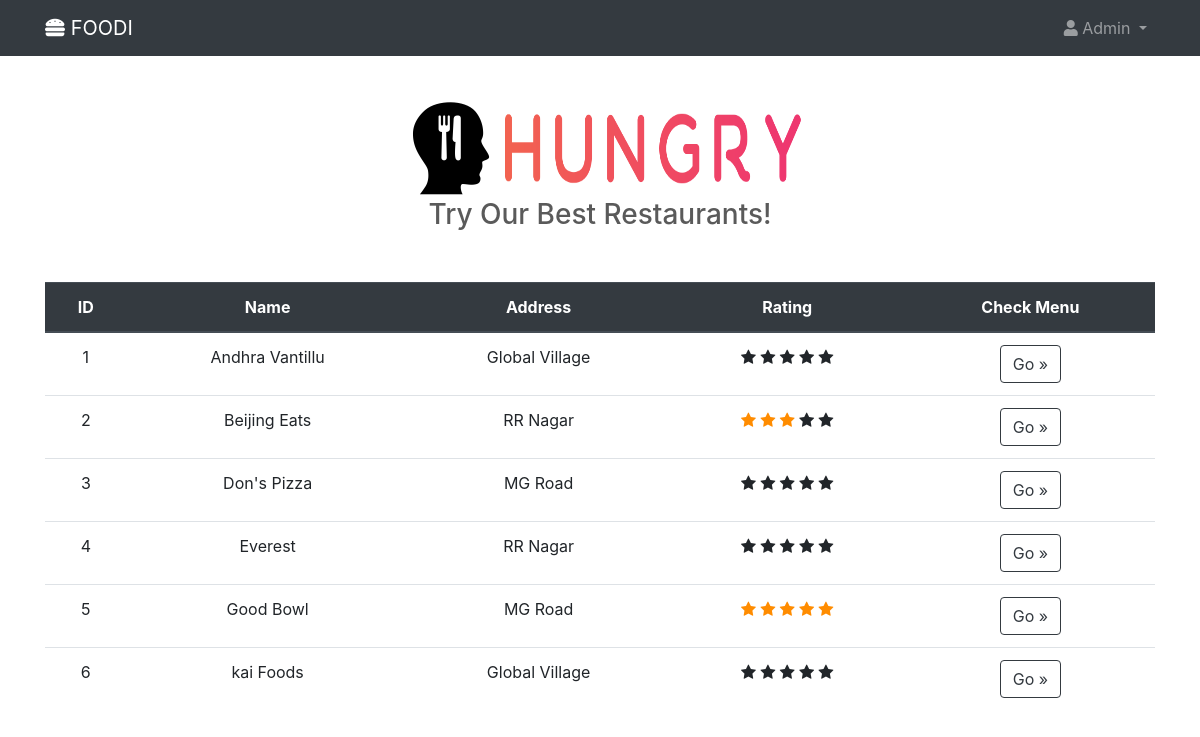
The page /restaurant.php (signed in) on the database as committed earlier.
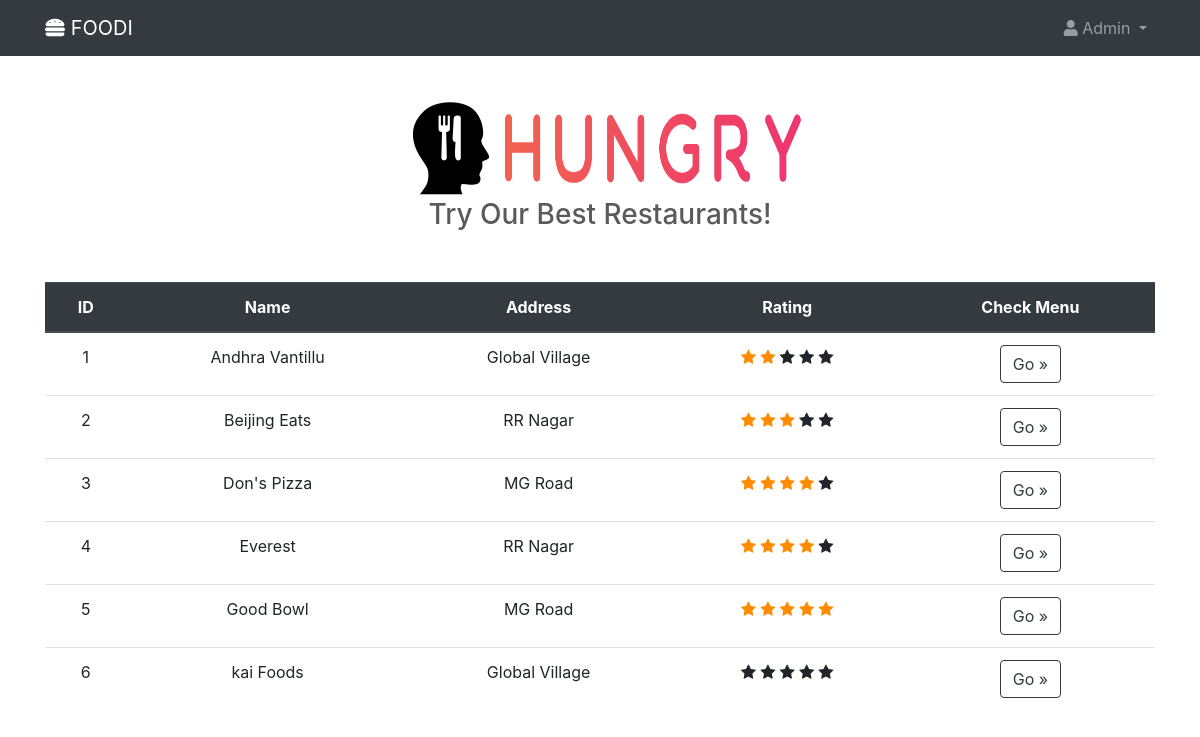
The same page on the database as committed later.
### tables this page shows
CREATE TABLE `restaurant` (
  `u_name` varchar(40) DEFAULT NULL,
  `r_name` varchar(20) DEFAULT NULL,
  `address` varchar(60) DEFAULT NULL,
  `contact` varchar(20) DEFAULT NULL,
  `rating` float DEFAULT '0',
  `r_id` varchar(10) NOT NULL,
  `no_of_rating` int(20) DEFAULT '0'
);

### restaurant.php (the view, shortened to what this page needs)
<!doctype html>
<html>
    <head>
        <link rel="stylesheet" href="https://stackpath.bootstrapcdn.com/bootstrap/4.3.1/css/bootstrap.min.css">
        <link rel="stylesheet" href="https://use.fontawesome.com/releases/v5.7.2/css/all.css">
        <link rel="stylesheet" href="https://cdnjs.cloudflare.com/ajax/libs/font-awesome/4.7.0/css/font-awesome.min.css">
        <link rel="stylesheet" type="text/css" href="css/style.css">
 <?php
    if(empty($_SESSION['name']))
    {
        header("Location:login.php");
    }
    else if($_SESSION['type']==2)
    {
 ?>
    </head>
    <body>
        <nav class="navbar navbar-expand-md navbar-dark fixed-top bg-dark">
            <div class="container">
                <div class="navbar-header">
                    <a class="navbar-brand" href="c_user.php"><i class="fas fa-hamburger"></i> FOODI</a>
                </div>
              <div class="collapse navbar-collapse" id="navbarContent">
                <ul class="navbar-nav ml-auto nav-right">
                  <li class="nav-item dropdown">
                    <a class="nav-link dropdown-toggle" href="#" id="navbarDropdown" role="button" data-toggle="dropdown" aria-haspopup="true" aria-expanded="false">
                      <i class="fas fa-user"></i> <?php
                            echo $_SESSION["name"] ;
                        ?>
                    </a>
                  </li>
                </ul>
              </div>
            </div>
        </nav>
        <div id="hungry" class="container text-center">
            <img src="images/hungry_head.png" class="rounded" alt="hungry-head" height="100" width="100">
            <img src="images/hungry.png" clas="rounded" alt="hungry" height="75" width="300">
            <h3>Try Our Best Restaurants!</h3>
        </div>
        <div id="table" class="container text-center">
            <table class="table">
              <thead class="thead-dark">
                <tr>
                  <th scope="col">ID</th>
                  <th scope="col">Name</th>
                  <th scope="col">Address</th>
                  <th scope="col">Rating</th>
                  <th scope="col">Check Menu</th>
                </tr>
              </thead>
              <tbody>
                  <?php
                    $servername = "localhost";
                    $username = "root";
                    $password = "4956";
                    $dbname = "foodi";
                    $conn = new mysqli($servername, $username, $password, $dbname);
                    $sql = "SELECT * FROM restaurant";
                    $result = $conn->query($sql);
                    while ($row = $result->fetch_array(MYSQLI_ASSOC)) {
                        $field1name = $row['r_id'];
                        $field2name = $row['r_name'];
                        $field3name = $row['address'];
                        $rating = $row['rating'];
                        echo '<tr>
                                  <td>'.$field1name.'</td>
                                  <td>'.$field2name.'</td>
                                  <td>'.$field3name.'</td>'?>
                                  <td>
                                    <span class="fa fa-star  <?php echo (1<=$rating)?'checked':''; ?>"></span>
                                    <span class="fa fa-star <?php echo (2<=$rating)?'checked':''; ?>" ></span>
                                    <span class="fa fa-star <?php echo (3<=$rating)?'checked':''; ?>" ></span>
                                    <span class="fa fa-star <?php echo (4<=$rating)?'checked':''; ?>" > </span>
                                    <span class="fa fa-star <?php echo (5<=$rating)?'checked':''; ?>" ></span>
                                  </td>
                                  <?php echo '<td><button type="button" class="btn btn-outline-dark">Go &raquo</button></td> </tr>'  ?>
                   <?php
                            }
                ?>
              </tbody>
            </table>
        </div>
    </body><?php }
	else
	{
		header("Location:access_deny.html");
	}
	?>
</html>

### css/style.css (style rules this page uses)
body { padding-top: 3rem; padding-bottom: 3rem; color: #5a5a5a; }

### restaurant.php (style rules this page uses)
#hungry { margin-top: 50px; }
#table { margin-top: 50px; }
.checked { color: darkorange; }

Rows that differ between the two databases and show on the page:
changed restaurant "Andhra Vantillu": rating 0 → 2 (drawn)
changed restaurant "Don's Pizza": rating 0 → 4.5 (drawn)
changed restaurant "Everest": rating 0 → 4 (drawn)
